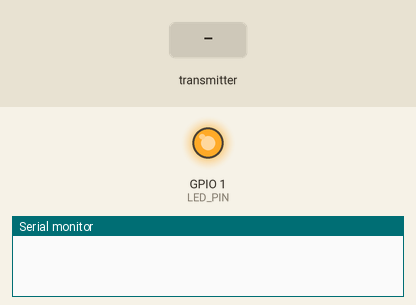
Simulated run of this sketch. Board: ESP8266 (NodeMCU). Parts: output pins drawn as LEDs (lit = HIGH), the last lines printed to the serial monitor. The test bench sets the inputs (shaded band).

Above: at 1.2 s.
1.3 s: the transmitter starts sending ledState = 1
At 2.5 s:
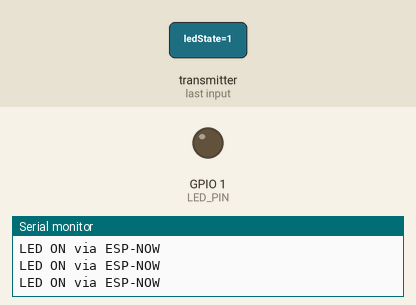
2.8 s: the transmitter starts sending ledState = 0
At 3.8 s:
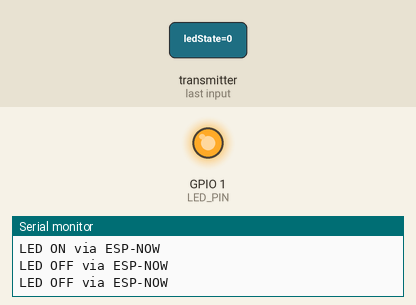
Timing chart, 0 to 5.8 s (numbered marks = the images above; inputs shaded):
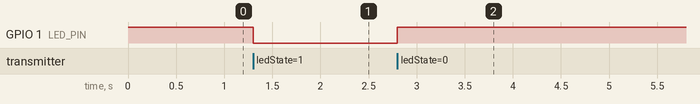

The sketch:

ESP01-3.ino
```cpp
#include <ESP8266WiFi.h>
#include <espnow.h>

#define LED_PIN 1  // ESP-01 GPIO1 (Built-in LED)

// Structure to receive LED command
typedef struct led_message {
  bool ledState;  // True = ON, False = OFF
} led_message;

led_message ledCommand;

// ESP-NOW callback for receiving data
void onDataRecv(uint8_t *mac, uint8_t *incomingData, uint8_t len) {
  memcpy(&ledCommand, incomingData, sizeof(ledCommand));

  // Control LED
  if (ledCommand.ledState) {
    digitalWrite(LED_PIN, LOW);  // LED ON (Active-low)
    Serial.println("LED ON via ESP-NOW");
  } else {
    digitalWrite(LED_PIN, HIGH); // LED OFF
    Serial.println("LED OFF via ESP-NOW");
  }
}

void setup() {
  Serial.begin(115200);
  pinMode(LED_PIN, OUTPUT);
  digitalWrite(LED_PIN, HIGH);  // LED OFF by default

  // Set ESP-01 as Wi-Fi Station
  WiFi.mode(WIFI_STA);

  // Initialize ESP-NOW
  if (esp_now_init() != 0) {
    Serial.println("ESP-NOW Initialization Failed");
    return;
  }

  // Set role as a slave (receiver)
  esp_now_set_self_role(ESP_NOW_ROLE_SLAVE);
  esp_now_register_recv_cb(onDataRecv);
}

void loop() {
  // Wait for LED commands via ESP-NOW
}
```

Measured:
- after the input at 1.3 s, GPIO 1 (LED_PIN): HIGH → LOW at once
- after the input at 2.8 s, GPIO 1 (LED_PIN): LOW → HIGH at once
